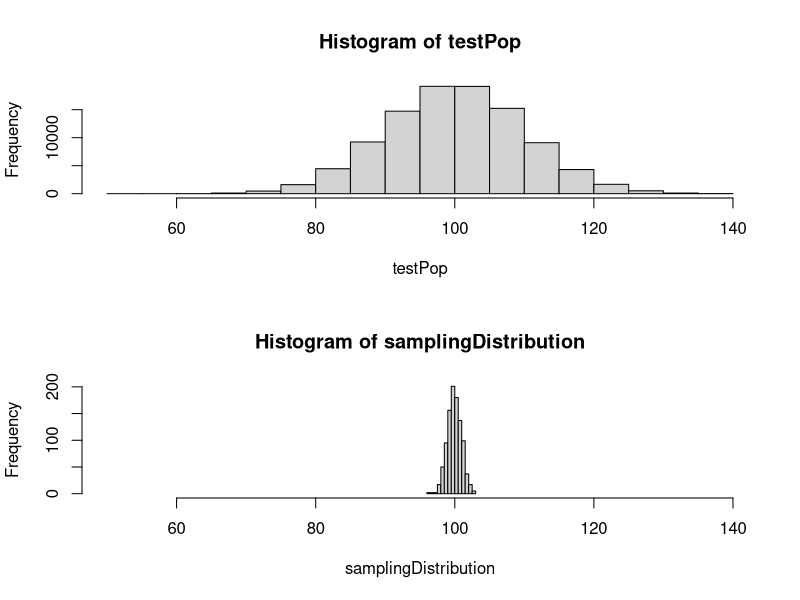

Source code (R):
## ---- chunk 1
set.seed(1234) 						                # Control randomization
testPop <- rnorm(100000, mean=100, sd=10)	# Create simulated population of test scores
## ---- chunk 2
sampleTestScores <- function(n) {sample(testPop, size=n, replace=TRUE)}
mean(sampleTestScores(100))
## ---- chunk 3
samplingDistribution <- replicate(1000, mean(sampleTestScores(100)))
## ---- chunk 4

## ---- chunk 5
par(mfrow=c(2,1))
hist(testPop, xlim=c(50,140))
hist(samplingDistribution, xlim=c(50,140))
par(mfrow=c(1,1))
## ---- chunk 6

